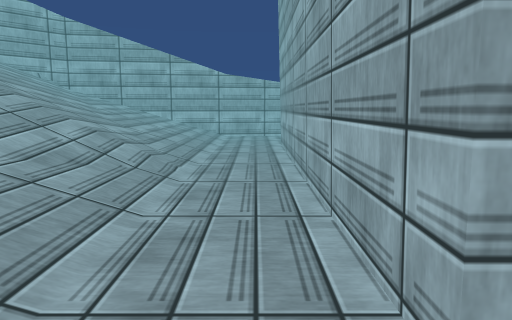
view 1 (above)

16 first-person views from a walk through a Unity game level. The camera is 1.2 m above the floor, tilts 8° down and sees 70° across. The floor is counted in squares, 1 m on a side. Each view is taken from the middle of a square. On the plan, view 1 faces up. The plan holds only what a view shows up to about 15 squares ahead; the rest is blank. The place goes on beyond the plan. Flat ground stands in for the terrain. Some animated figures are left out. Surface patterns are stand-ins for the level's own textures.

view 2
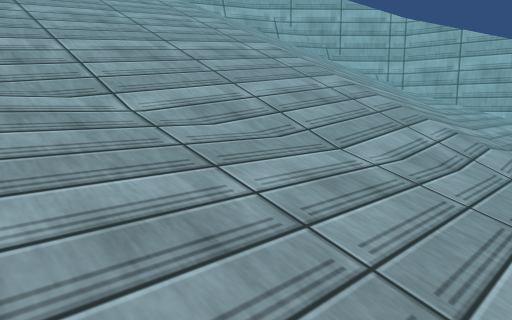

view 3
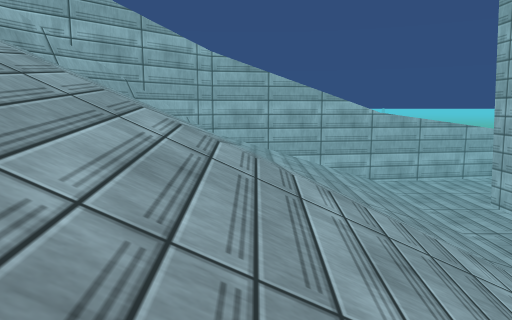

view 4
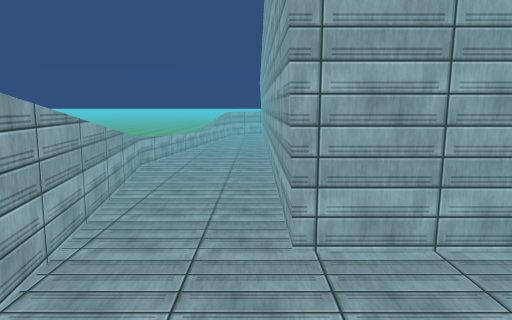

view 5
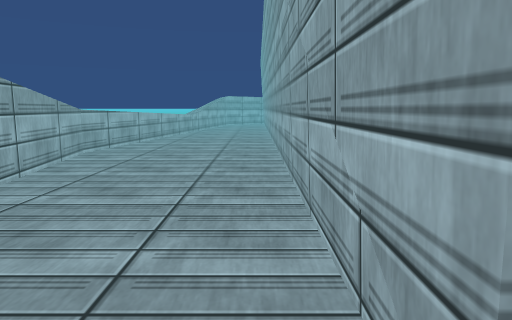

view 6
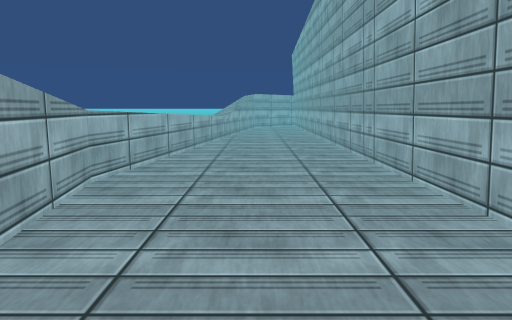

view 7
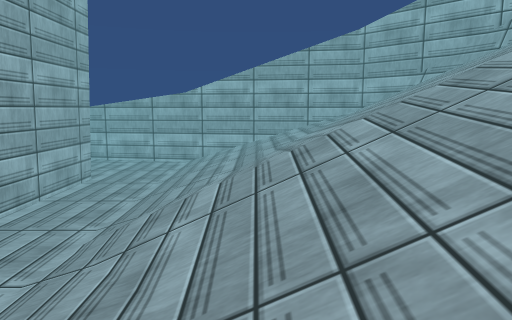

view 8
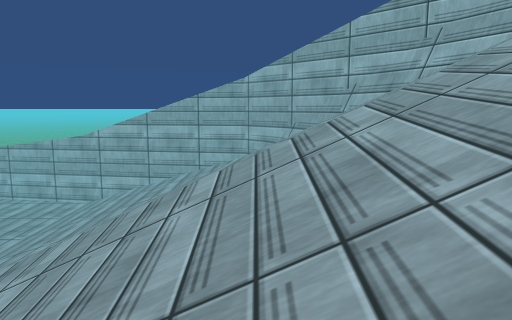

view 9
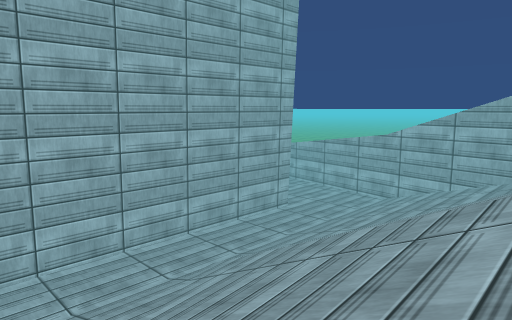

view 10
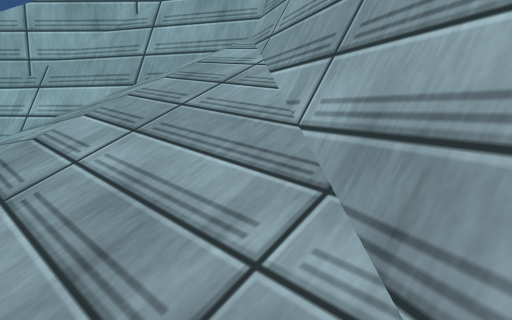

view 11
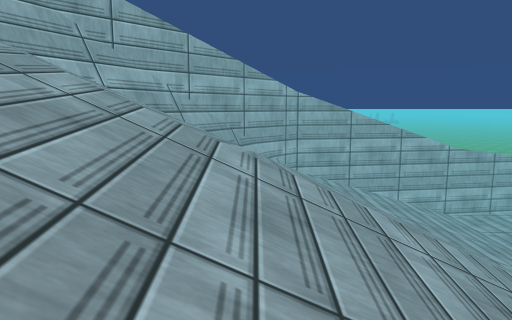

view 12
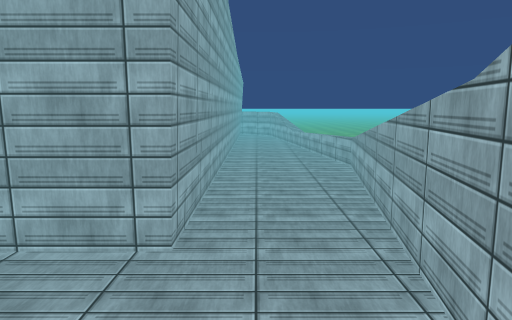

view 13
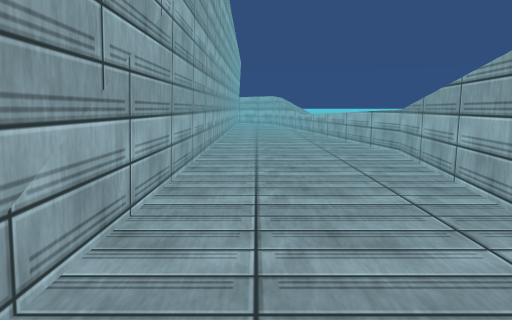

view 14
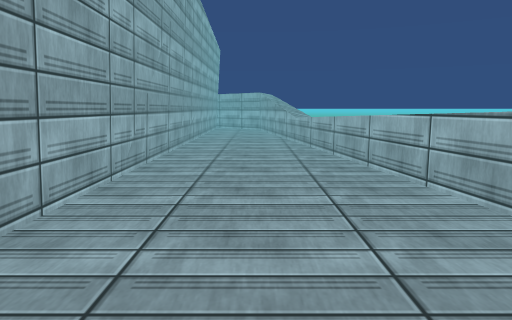

view 15
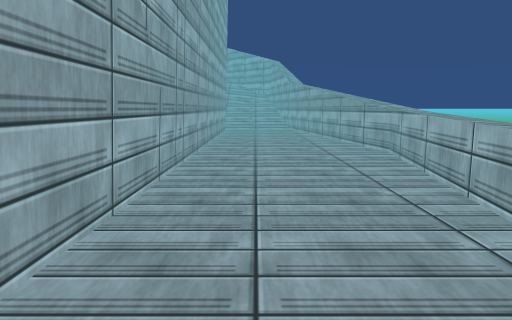

view 16
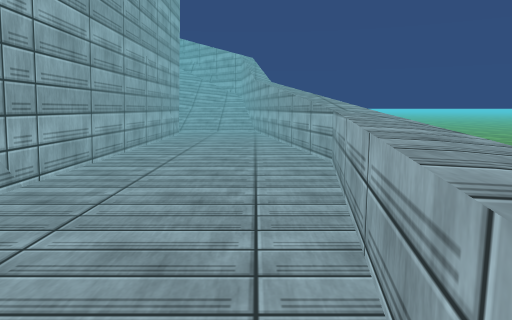

### Floor plan
Key: @ floor where view 1 was taken; # wall or solid block; . main floor; : floor 0.25 m higher than the main floor; + floor 0.5 m higher than the main floor; * floor 0.75 m higher than the main floor; % floor 1.25 m higher than the main floor; & floor 1.5 m higher than the main floor; / step, stairs or slope; ^ raised ledge; v drop or lower ground.
Columns run from 13 left of view 1 to 21 right of it. Each row starts with its distance up from view 1.
 19                       v^
 18                     ^^^^^^^^^^
 17               #######.....^^^^^^
 16         #######.................^
 15     #####*+:.....................
 14     #//&%*+:......................
 13    ##///%*+:.....................
 12   ##/////*+:..###################
 11  ##//////*+:..#
 10 ##////////+:..#
  9 #//////////:..#
  8 #///////////..#
  7 ////////////..#
  6 ////////////..#
  5 #//////////:..#
  4 ##////////+:..#
  3  ##///////+:..#
  2   ##/////*+:..#
  1    #////%*+:..#####################
  0    ##//&%*+:.@.....................
 -1     ###&%*+:.......................
 -2       ########....................^
 -3              #######.......^^^^^^^^
 -4                     ^^^^^^^

Where each view was taken, in squares from view 1:
view 1: 0 up, 0 right, facing up
view 2: 0 up, 1 left, facing up-left
view 3: 2 up, 6 left, facing up
view 4: 13 up, 5 left, facing right
view 5: 13 up, 0 right, facing right
view 6: 15 up, 4 right, facing right
view 7: 12 up, 4 left, facing down
view 8: 12 up, 8 left, facing down
view 9: 12 up, 8 left, facing down-right
view 10: 11 up, 10 left, facing down-left
view 11: 2 up, 9 left, facing up
view 12: 0 up, 5 left, facing right
view 13: 0 up, 0 right, facing right
view 14: 1 down, 6 right, facing right
view 15: 14 up, 20 right, facing left
view 16: 16 up, 18 right, facing left
